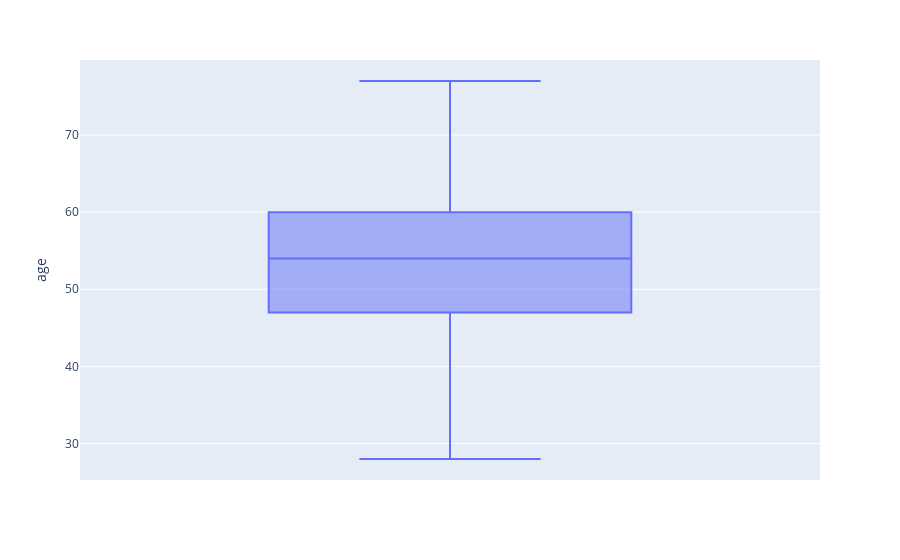

Notebook code cell kept with this figure:
### Code cell
# Create box plot using plotly
fig=px.box(data_frame=df,y='age')
fig

### Figure 1 — Plotly figure (JSON) as saved in the notebook; plotly's stock layout.template omitted (floating-point values rounded to 4 significant figures; data arrays with more than 128 entries replaced by an {"elided": "..."} marker saying what was removed)
{"data": [{"alignmentgroup": "True", "hovertemplate": "age=%{y}<extra></extra>", "legendgroup": "", "marker": {"color": "#636efa"}, "name": "", "notched": false, "offsetgroup": "", "orientation": "v", "showlegend": false, "type": "box", "x0": " ", "xaxis": "x", "y": {"elided": "920 int values"}, "y0": " ", "yaxis": "y"}], "layout": {"boxmode": "group", "legend": {"tracegroupgap": 0}, "margin": {"t": 60}, "xaxis": {"anchor": "y", "domain": [0, 1]}, "yaxis": {"anchor": "x", "domain": [0, 1], "title": {"text": "age"}}}}
